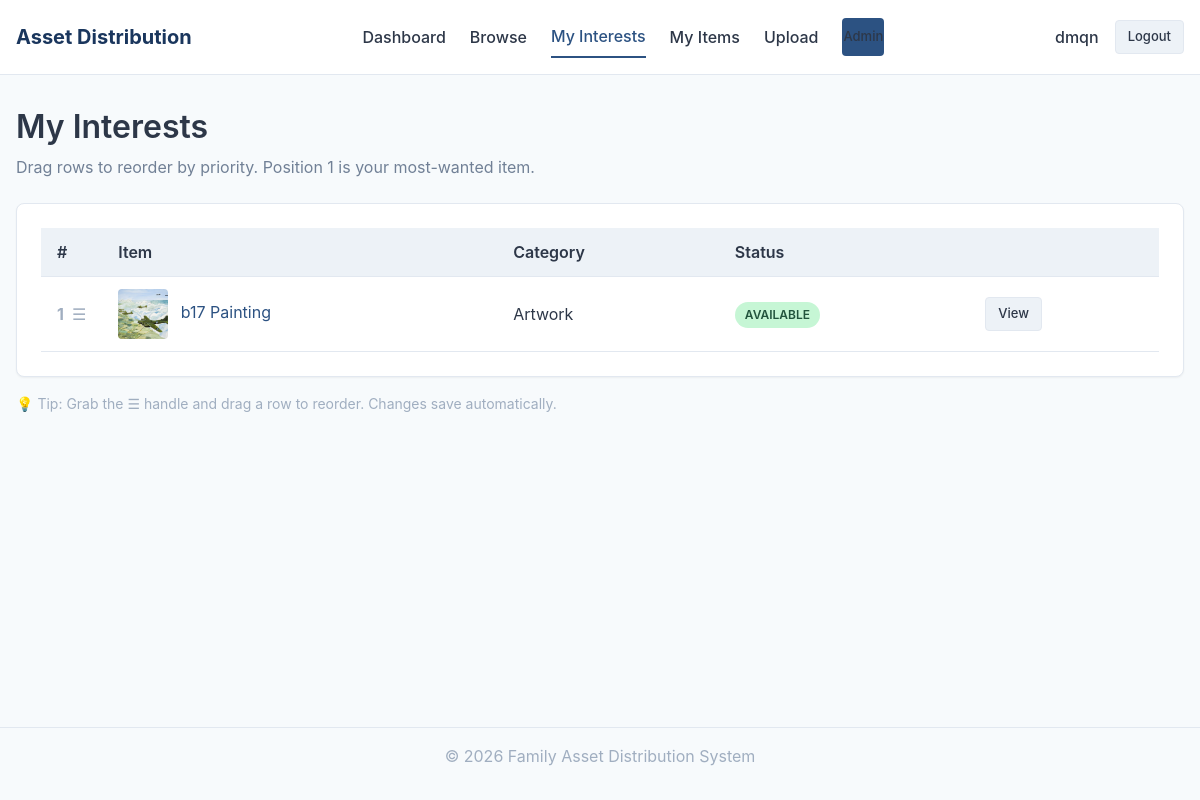
Screenshot of /interests/ (signed in) with the database file from the repository.
### core/models.py (models this page shows, shortened)
class Interest(models.Model):
    user = models.ForeignKey(User, on_delete=models.CASCADE, related_name='interests')
    asset = models.ForeignKey(Asset, on_delete=models.CASCADE, related_name='interests')
    position = models.IntegerField()
    created_at = models.DateTimeField(auto_now_add=True)
    class Meta:
        unique_together = [
            ('user', 'asset'),
            ('user', 'position'),
        ]
        ordering = ['position', 'created_at']

class AssetPhoto(models.Model):
    asset = models.ForeignKey(Asset, on_delete=models.CASCADE, related_name='photos')
    image = models.ImageField(upload_to='assets/')
    upload_order = models.IntegerField(default=0)
    uploaded_at = models.DateTimeField(auto_now_add=True)
    class Meta:
        ordering = ['upload_order', 'uploaded_at']

class Asset(models.Model):
    STATUS_CHOICES = [
        ('available', 'Available'),
        ('claimed', 'Claimed'),
        ('sold', 'Sold'),
        ('donated', 'Donated'),
    ]
    name = models.CharField(max_length=200)
    description = models.TextField(blank=True)
    category = models.ForeignKey(Category, on_delete=models.PROTECT, related_name='assets')
    condition = models.CharField(max_length=100, blank=True)
    notes = models.TextField(blank=True)
    status = models.CharField(max_length=20, choices=STATUS_CHOICES, default='available')
    assigned_to = models.ForeignKey(
        User,
        on_delete=models.SET_NULL,
        null=True,
        blank=True,
        related_name='assigned_assets'
    )
    created_by = models.ForeignKey(
        User,
        on_delete=models.SET_NULL,
        null=True,
        blank=True,
        related_name='created_assets'
    )
    created_at = models.DateTimeField(auto_now_add=True)
    updated_at = models.DateTimeField(auto_now=True)
    class Meta:
        ordering = ['category__display_order', 'name']
    def get_primary_photo(self):
        return self.photos.first()

class Category(models.Model):
    name = models.CharField(max_length=100, unique=True)
    display_order = models.IntegerField(default=0)
    created_at = models.DateTimeField(auto_now_add=True)
    class Meta:
        ordering = ['display_order', 'name']
        verbose_name_plural = 'Categories'

### core/views.py (the view)
# urls.py: path('interests/', views.my_interests_view, name='my_interests'),
@login_required
def my_interests_view(request):
    interests = (
        Interest.objects
        .filter(user=request.user)
        .select_related('asset', 'asset__category')
        .prefetch_related('asset__photos')
        .order_by('position')
    )
    return render(request, 'my_interests.html', {'interests': interests})

### core/context_processors.py (called while the page is built)
def user_branch(request):
    branch = None
    if getattr(request, 'user', None) and request.user.is_authenticated:
        profile = getattr(request.user, 'profile', None)
        if profile:
            branch = profile.branch
    return {"user_branch": branch}

### templates/my_interests.html (shortened to what this page needs)
{% extends 'base.html' %}
{% block content %}
<h1>My Interests</h1>
<p class="text-light mb-3">Drag rows to reorder by priority. Position 1 is your most-wanted item.</p>
{% if interests %}
<div class="card">
    <table class="table">
        <thead><tr><th style="width: 60px;">#</th><th>Item</th><th>Category</th><th>Status</th><th></th></tr></thead>
        <tbody id="interest-list">
            {% for interest in interests %}
            <tr data-interest-id="{{ interest.id }}" {% if interest.asset.status != 'available' %}style="opacity: 0.6;"{% endif %}>
                <td><span class="position-cell"><strong>{{ interest.position }}</strong> ☰</span></td>
                <td>
                    {% with interest.asset.get_primary_photo as photo %}
                    {% if photo %}<img src="{{ photo.image.url }}" alt="" style="width: 50px; height: 50px; object-fit: cover; border-radius: 4px; vertical-align: middle; margin-right: 8px;">{% endif %}
                    {% endwith %}
                    <a href="{% url 'asset_detail' interest.asset.id %}">{{ interest.asset.name }}</a>
                </td>
                <td>{{ interest.asset.category.name }}</td>
                <td>
                    <span class="badge badge-{{ interest.asset.status }}">{{ interest.asset.get_status_display }}</span>
                </td>
                <td><a href="{% url 'asset_detail' interest.asset.id %}" class="btn btn-sm btn-secondary">View</a></td>
            </tr>
            {% endfor %}
        </tbody>
    </table>
</div>
<p class="text-muted mt-2" style="font-size: 0.875rem;">💡 Tip: Grab the ☰ handle and drag a row to reorder. Changes save automatically.</p>
{% endif %}
{% endblock %}

### templates/base.html (shortened to what this page needs)
{% load static %}
<!DOCTYPE html>
<html lang="en">
<head>
    <link rel="stylesheet" href="{% static 'css/style.css' %}">
</head>
<body>
    <div class="page-wrapper">
        {% if user.is_authenticated %}
        <header class="header">
            <div class="container">
                <div class="header-inner">
                    <a href="{% url 'dashboard' %}" class="logo">Asset Distribution</a>
                    <nav class="nav">
                        <a href="{% url 'dashboard' %}" {% if request.resolver_match.url_name == 'dashboard' %}class="active"{% endif %}>Dashboard</a>
                        <a href="{% url 'browse_assets' %}" {% if request.resolver_match.url_name == 'browse_assets' %}class="active"{% endif %}>Browse</a>
                        <a href="{% url 'my_interests' %}" {% if request.resolver_match.url_name == 'my_interests' %}class="active"{% endif %}>My Interests</a>
                        <a href="{% url 'my_items' %}" {% if request.resolver_match.url_name == 'my_items' %}class="active"{% endif %}>My Items</a>
                        <a href="{% url 'upload_asset' %}" {% if request.resolver_match.url_name == 'upload_asset' %}class="active"{% endif %}>Upload</a>
                        {% if user.is_staff %}<a href="{% url 'admin_panel' %}" class="btn btn-sm btn-primary">Admin</a>{% endif %}
                    </nav>
                    <div class="user-info">
                        <span><strong class="user-name">{{ user.username }}</strong>{% if user_branch %} <span class="text-muted">({{ user_branch.name }})</span>{% endif %}</span>
                        <a href="{% url 'logout' %}" class="btn btn-sm btn-secondary">Logout</a>
                    </div>
                </div>
            </div>
        </header>
        {% endif %}
        <main class="main-content">
            <div class="container">
                {% block content %}{% endblock %}
            </div>
        </main>
        <footer style="padding: 1rem 0; text-align: center; color: var(--color-text-muted); border-top: 1px solid var(--color-border);">
            <div class="container"><p>&copy; 2026 Family Asset Distribution System</p></div>
        </footer>
    </div>
</body>
</html>

### static/css/style.css (style rules this page uses)
:root { --color-primary: #2c5282; --color-primary-dark: #1a365d; --color-primary-light: #4299e1; --color-secondary: #718096; --color-success: #38a169; --color-warning: #d69e2e; --color-danger: #e53e3e; --color-info: #3182ce; --color-bg: #f7fafc; --color-bg-white: #ffffff; --color-bg-light: #edf2f7; --color-bg-dark: #e2e8f0; --color-text: #2d3748; --color-text-light: #718096; --color-text-muted: #a0aec0; --color-border: #e2e8f0; --color-border-dark: #cbd5e0; --shadow-sm: 0 1px 2px 0 rgba(0, 0, 0, 0.05); --shadow-md: 0 4px 6px -1px rgba(0, 0, 0, 0.1); --shadow-lg: 0 10px 15px -3px rgba(0, 0, 0, 0.1); --radius-sm: 4px; --radius-md: 8px; --radius-lg: 12px; --font-family: -apple-system, BlinkMacSystemFont, 'Segoe UI', Roboto, 'Helvetica Neue', Arial, sans-serif; }
*, *::before, *::after { box-sizing: border-box; margin: 0; padding: 0; }
html { font-size: 16px; line-height: 1.5; }
body { font-family: var(--font-family); background-color: var(--color-bg); color: var(--color-text); min-height: 100vh; }
a { color: var(--color-primary); text-decoration: none; }
img { max-width: 100%; height: auto; }
h1, h2, h3, h4, h5, h6 { font-weight: 600; line-height: 1.25; margin-bottom: 0.5rem; }
h1 { font-size: 2rem; }
p { margin-bottom: 1rem; }
.text-muted { color: var(--color-text-muted); }
.text-light { color: var(--color-text-light); }
.container { max-width: 1200px; margin: 0 auto; padding: 0 1rem; }
.page-wrapper { min-height: 100vh; display: flex; flex-direction: column; }
.main-content { flex: 1; padding: 2rem 0; }
.header { background-color: var(--color-bg-white); border-bottom: 1px solid var(--color-border); padding: 1rem 0; position: sticky; top: 0; z-index: 100; }
.header-inner { display: flex; justify-content: space-between; align-items: center; }
.logo { font-size: 1.25rem; font-weight: 700; color: var(--color-primary-dark); }
.nav { display: flex; gap: 1.5rem; align-items: center; }
.nav a { color: var(--color-text); font-weight: 500; padding: 0.5rem 0; }
.nav a.active { color: var(--color-primary); border-bottom: 2px solid var(--color-primary); }
.user-info { display: flex; align-items: center; gap: 1rem; color: var(--color-text-light); }
.user-name { font-weight: 500; color: var(--color-text); }
.card { background-color: var(--color-bg-white); border: 1px solid var(--color-border); border-radius: var(--radius-md); padding: 1.5rem; margin-bottom: 1rem; box-shadow: var(--shadow-sm); }
.btn { display: inline-flex; align-items: center; justify-content: center; padding: 0.625rem 1.25rem; font-size: 0.875rem; font-weight: 500; border-radius: var(--radius-sm); border: 1px solid transparent; cursor: pointer; transition: all 0.15s ease; text-decoration: none; gap: 0.5rem; }
.btn-primary { background-color: var(--color-primary); color: white; }
.btn-secondary { background-color: var(--color-bg-light); color: var(--color-text); border-color: var(--color-border); }
.btn-sm { padding: 0.375rem 0.75rem; font-size: 0.8125rem; }
.table { width: 100%; border-collapse: collapse; background-color: var(--color-bg-white); }
.table th, .table td { padding: 0.75rem 1rem; text-align: left; border-bottom: 1px solid var(--color-border); }
.table th { font-weight: 600; background-color: var(--color-bg-light); color: var(--color-text); }
.badge { display: inline-block; padding: 0.25rem 0.625rem; font-size: 0.75rem; font-weight: 600; border-radius: 9999px; text-transform: uppercase; }
.badge-available { background-color: #c6f6d5; color: #22543d; }
.mt-2 { margin-top: 1rem; }
.mb-3 { margin-bottom: 1.5rem; }

### templates/my_interests.html (style rules this page uses)
#interest-list tr { cursor: grab; }
.position-cell { display: inline-flex; align-items: center; gap: 0.5rem; color: var(--color-text-muted); }

### rows the page displays
Interest: position "1", asset.get_primary_photo.image (picture), asset.name "b17 Painting", asset.category.name "Artwork", asset.status "AVAILABLE"

### other values shown
{{ user.username }} "dmqn"
